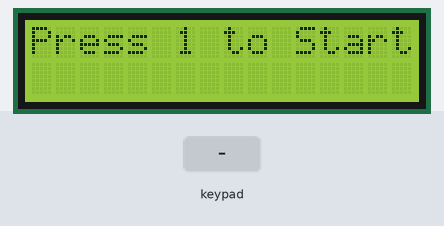
A sketch run on a simulated Arduino Uno, built with avr-gcc and run on an emulated ATmega328P. On the bench: 16×2 character LCD. The inputs (shaded band) are chosen by the test bench. Random numbers use the default seed unless the sketch sets one.

Above: at 3.3 s.
3.4 s: keypad keys 1 3 9 7 # pressed 0.4 s apart
At 5.9 s:
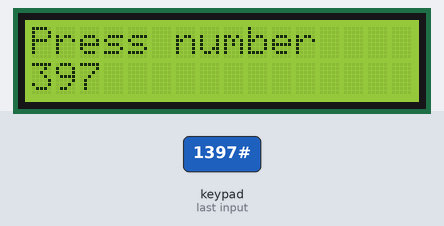
6.9 s: key '2' pressed
At 8.9 s:
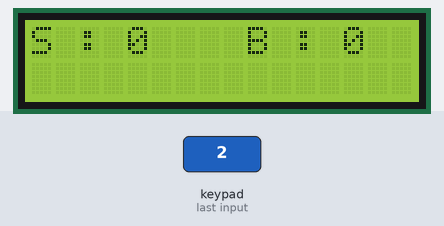
9.7 s: key '1' pressed
At 10.7 s:
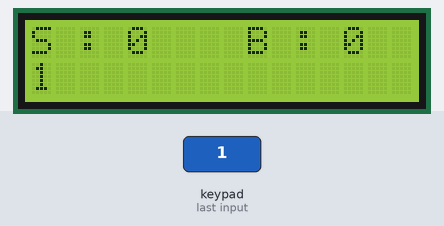
11.2 s: keypad keys 1 3 9 7 pressed 0.4 s apart
At 11.44 s:
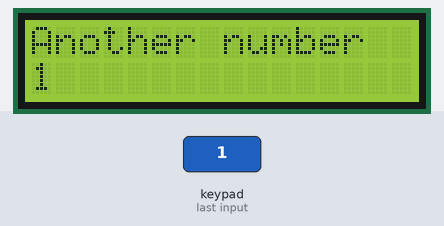
Timing chart, 0 to 14.2 s (numbered marks = the images above; inputs shaded):
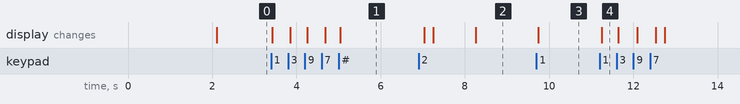

Measured:
- after the input at 3.4 s, the display: first changes at once (image 1 shows a later state)
- after the input at 6.9 s, the display: first changes after 0.14 s (image 2 shows a later state)
- after the input at 9.7 s, the display: changes at once (image 3)
- after the input at 11.2 s, the display: changes after 0.05 s (image 4)

The sketch:

main_code.ino
```cpp
/*
숫자야구 키트 제작
사용 부품
  - 아두이노 나노
  - 1602LCD
  - 3*4 키패드
*/

#include <Wire.h>
#include <Keypad.h>
#include <LiquidCrystal_I2C.h>

LiquidCrystal_I2C lcd(0x27, 16, 2);  // 에러 발생 시 0x27을 지우고 0x3F로 바꿔주세요.
const byte ROWS = 4;
const byte COLS = 3;
char keys[ROWS][COLS] = {
  { '1', '2', '3' },
  { '4', '5', '6' },
  { '7', '8', '9' },
  { '*', '0', '#' }
};
byte rowPins[ROWS] = { 3, 8, 7, 5 };
byte colPins[COLS] = { 4, 2, 6 };
Keypad keypad = Keypad(makeKeymap(keys), rowPins, colPins, ROWS, COLS);
char result[4];
int ball = 0, strike = 0;
char keyInput[4];
int times = 0;
int state = 0;
char key;

void init_row(int row_number) {
  if (row_number == 0) {
    for (int k = 0; k < 16; k++) {
      lcd.setCursor(k, 0);
      lcd.print(" ");
    }
  } else if (row_number == 1) {
    for (int k = 0; k < 16; k++) {
      lcd.setCursor(k, 1);
      lcd.print(" ");
    }
  } else {
    lcd.clear();
    lcd.print("error");
    return;
  }
  lcd.setCursor(0, 0);
}

void print_SB(int print_strike, int print_ball) {
  lcd.print(F("S : "));
  lcd.setCursor(4, 0);
  lcd.print(print_strike);
  lcd.setCursor(9, 0);
  lcd.print(F("B : "));
  lcd.setCursor(13, 0);
  lcd.print(print_ball);
}

void mainFunc() {
  for (int i = 0; i < 4; i++) {
    keyInput[i] = keypad.waitForKey();
    while (1) {
      if (keyInput[i] == '*' || keyInput[i] == '#') {
        init_row(0);
        lcd.print("Press number");
        keyInput[i] = keypad.waitForKey();
      } else if (i == 0) {
        init_row(0);
        print_SB(strike, ball);
        break;
      } else break;
    }
    for (int j = 0; j < i; j++) {
      if (keyInput[i] == keyInput[j]) {
        i--;
        init_row(0);
        lcd.print(F("Another number"));
        break;
      } else {
        init_row(0);
        print_SB(strike, ball);
      }
    }
    lcd.setCursor(i, 1);
    lcd.print(keyInput[i]);
  }
  delay(200);
  ball = 0;
  strike = 0;
  for (int i = 0; i < 4; i++) {
    if (keyInput[i] == result[i]) strike++;
    else for (int j = 0; j < 4; j++) if (keyInput[i] == result[j]) ball++;
  }
  if (ball == 0 && strike == 0) {
    lcd.clear();
    lcd.print(F("OUT"));
    delay(1000);
    times++;
    lcd.clear();
    print_SB(strike, ball);
    return;
  } else if (strike == 4) {
    times++;
    lcd.clear();
    lcd.print(F("Correct answer!"));
    delay(2000);
    lcd.clear();
    lcd.print(F("attempts : "));
    lcd.setCursor(11, 0);
    lcd.print(times);
    lcd.setCursor(0, 1);
    lcd.print(F("Press 1 to start"));
    state = 0;
    times = 0;
    ball = 0;
    strike = 0;
    return;
  } else {
    lcd.clear();
    print_SB(strike, ball);
    times++;
  }
}

void setup() {
  lcd.init();
  lcd.backlight();
  lcd.setCursor(0, 0);
  lcd.print(F("Gongzipsa"));
  lcd.setCursor(0, 1);
  lcd.print(F("Bulls and Cows"));
  delay(2000);
  lcd.clear();
  lcd.print(F("Press 1 to Start"));
}

void loop() {
  if (state == 0) {
    randomSeed(millis());
    for (int i = 0; i < 4; i++) {
      result[i] = random(48, 58);
      for (int j = 0; j < i; j++) if (result[i] == result[j]) i--;
    }
    key = keypad.waitForKey();
  }

  if (key != NO_KEY) {
    state = 1;
    if (times == 0) {
      if (key == '1') {
        lcd.clear();
        lcd.print(F("Press 4 numbers"));
        mainFunc();
      } else {
        state = 0;
        return;
      }
    } else mainFunc();
  }
}
```
